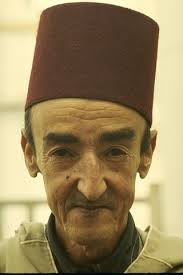
#> input picture part_1/tarboosh.jpeg, 183 x 275 px
$ python main.py   (older library calls are emulated)
#> lines starting #> are read from the running program, lines starting #| are printed output that depends on the picture; after the words box and inside, x2 and y2 are one past the last pixel; in counts of white or black regions, pixels touching at a corner belong together
import cv2, os

k_median_size = 3
k_laplace_size = 7
threshold_value = 120

# img = cv2.imread(os.path.join(os.getcwd(), 'part_1', 'tarboosh.jpeg'))
img = cv2.imread(os.path.join(os.getcwd(), 'tarboosh.jpeg'))
#> img is the input picture: shape (275, 183, 3); mean B, G, R 94.4, 133.4, 151.9
cv2.imshow('img', img)

img_gray = cv2.cvtColor(img, cv2.COLOR_BGR2GRAY)
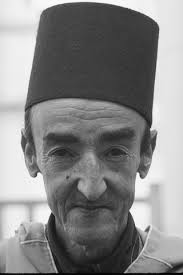
#> img_gray: shape (275, 183); min 1, max 251, mean 134.5
# cv2.imshow('img_gray', img_gray)

img_median_blur = cv2.medianBlur(img_gray, k_median_size)
# cv2.imshow('img_median_blur', img_median_blur)

img_edge = cv2.Laplacian(img_gray, cv2.CV_16S, ksize=k_laplace_size)
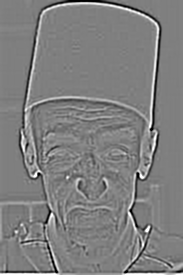
#> img_edge: shape (275, 183) int16; min -32768, max 32767, mean 29.8; drawn with min black and max white
# cv2.imshow('img_edge', img_edge)
# min_val, max_val, min_loc, max_loc = cv2.minMaxLoc(img_edge)
# img_edge_scaled = (((img_edge - min_val) / (2*max_val)) * 255).astype(int).astype(float)
img_edge_scaled = cv2.normalize(img_edge, None, alpha=0,beta=255, norm_type=cv2.NORM_MINMAX, dtype=cv2.CV_16S).astype(float)

ret, img_thresh = cv2.threshold(img_edge_scaled, threshold_value, 255, cv2.THRESH_BINARY)
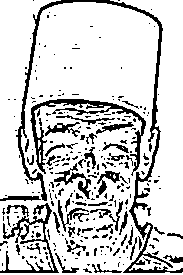
#> img_thresh: shape (275, 183) float64; 81.3% white; 272 black regions (220 under 20 px), largest, box (x1, y1, x2, y2) and area: (16, 0, 183, 273) 2576, (30, 99, 146, 176) 1285, (0, 203, 59, 273) 857
#> ret = 120
cv2.imshow('img_thresh', img_thresh)

filename = "img_thresh.jpg"
cv2.imwrite(filename, img_thresh)

cv2.waitKey(0)
cv2.destroyAllWindows()
